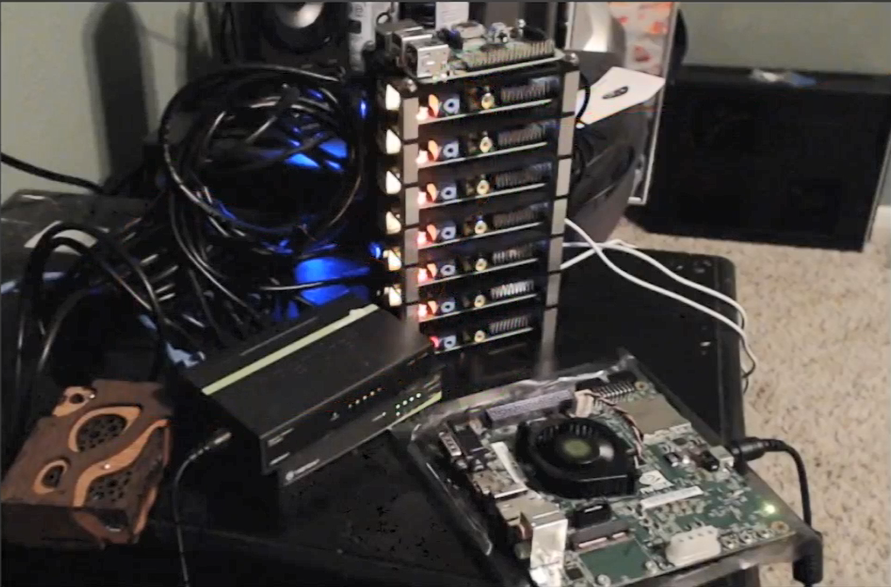
#> input picture ileri_resim_video_islemleri/resim.png, 891 x 587 px
$ python nesne_bulma.py
#> lines starting #> are read from the running program, lines starting #| are printed output that depends on the picture; after the words box and inside, x2 and y2 are one past the last pixel; in counts of white or black regions, pixels touching at a corner belong together
import cv2
import numpy as np

img_rgb = cv2.imread('resim.png')
#> img_rgb is the input picture: shape (587, 891, 3); mean B, G, R 64.6, 67.5, 72.3
img_gray = cv2.cvtColor(img_rgb,cv2.COLOR_RGB2GRAY)
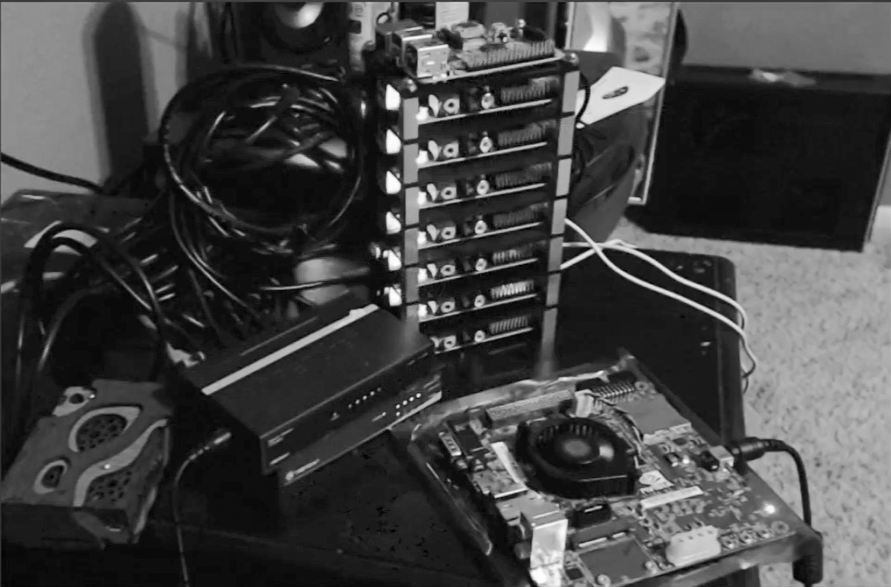
#> img_gray: shape (587, 891); min 0, max 255, mean 67.2

nesne = cv2.imread('resim1.png', 0)
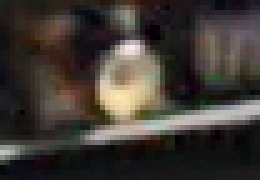
#> input picture ileri_resim_video_islemleri/resim1.png, 52 x 36 px (shown 5 times larger)
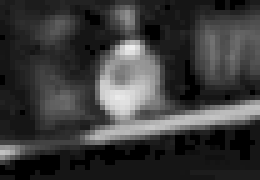
#> nesne: shape (36, 52) (shown 5 times larger); min 0, max 239, mean 58.7

w,h = nesne.shape[::-1] #son iki indeksi olan genişlik ve yüksekliği alır.
#> w = 52; h = 36

res = cv2.matchTemplate(img_gray, nesne, cv2.TM_CCOEFF_NORMED)
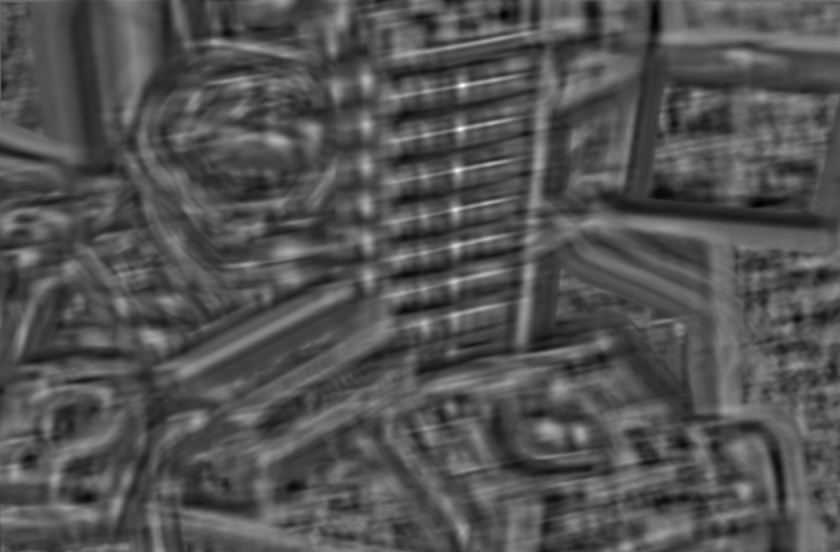
#> res: shape (552, 840) float32; min -0.481, max 0.996, mean -0.00244; drawn with min black and max white
threshold = 0.8 #doğruluk payı

loc = np.where(res>threshold)#eşeletirmenin %80'inin büyük olanlarını loc değişkeninin içinde tut
#> loc = 28 positions, rows 84 to 209, columns 455 to 464

for n in zip(*loc[::-1]):
    cv2.rectangle(img_rgb, n, (n[0]+w, n[1]+h), (0,255,255), 2)
#> this loop made 28 passes
#> n on passes 1 to 12: (461, 84), (462, 84), (463, 84), (464, 84), (460, 85), (461, 85), (462, 85), (463, 85), (464, 85), (460, 86), (461, 86), (462, 86)
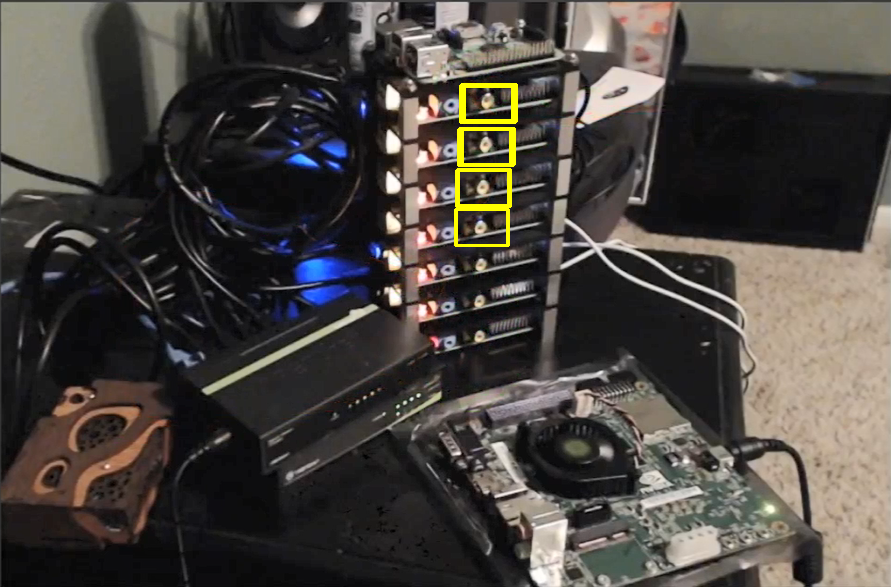
#> img_rgb: shape (587, 891, 3); 0.63% of pixels changed, all inside (x1, y1, x2, y2) = (454, 83, 518, 247)

cv2.imshow('bulunan nesneler', img_rgb)

cv2.waitKey(0)
cv2.destroyAllWindows()
